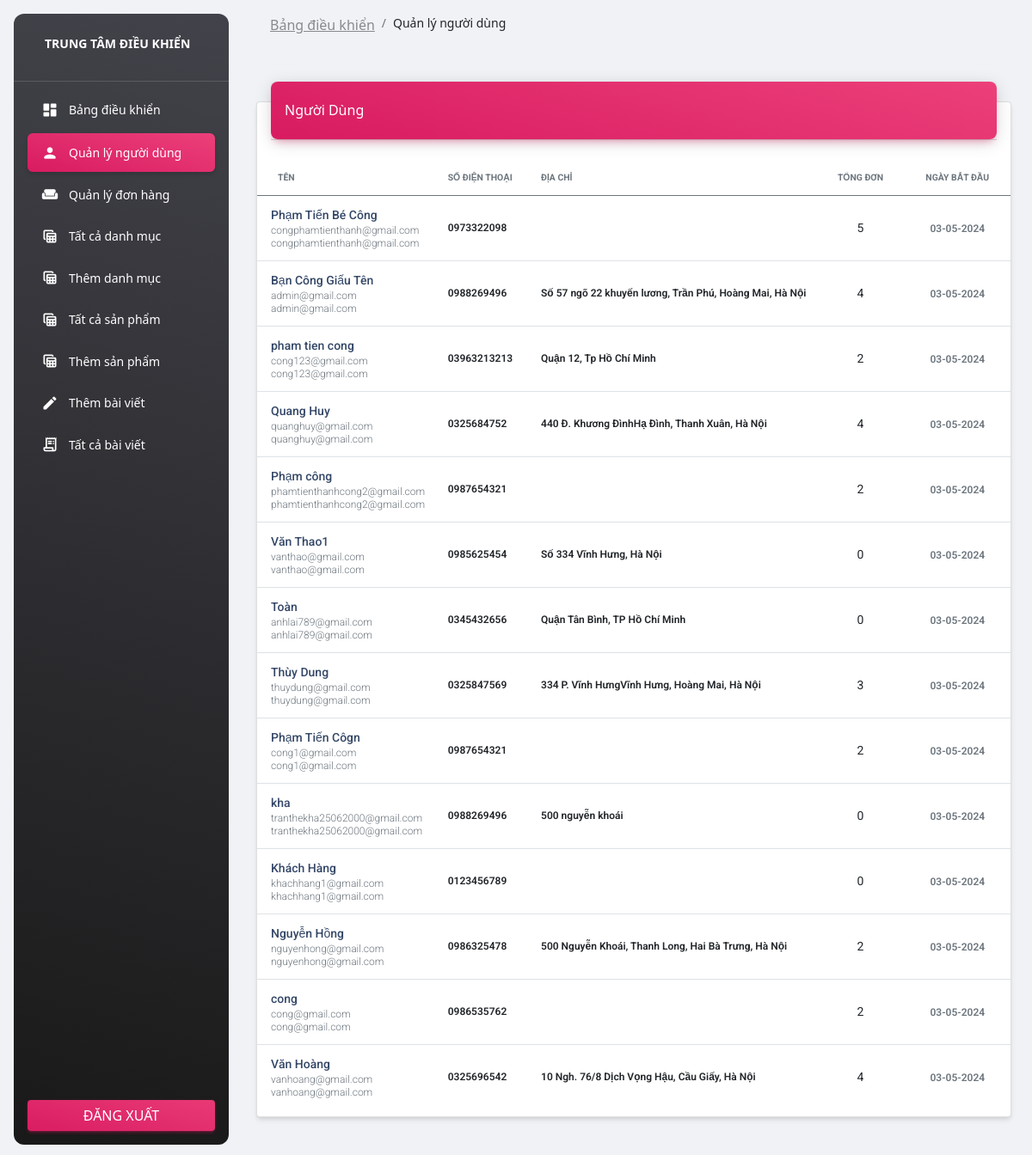
The app's page /admin/user.php (signed in) with its own data.
### tables this page shows
CREATE TABLE `users` (
  `id` int(11) NOT NULL,
  `name` varchar(191) NOT NULL,
  `email` varchar(191) NOT NULL,
  `phone` varchar(15) NOT NULL,
  `address` varchar(191) DEFAULT NULL,
  `password` varchar(191) NOT NULL,
  `role_as` tinyint(4) NOT NULL DEFAULT '0',
  `creat_at` timestamp NOT NULL DEFAULT CURRENT_TIMESTAMP
);

### functions/myfunctions.php (called while the page is built, shortened)
<?php
include("../config/dbcon.php");
function getAllUsers(){
    global $conn;
    $query= "SELECT `users`.*, COUNT(`order_detail`.`id`) AS `total_buy` FROM `users`
            LEFT JOIN `order_detail` ON `users`.`id` = `order_detail`.`user_id`
            GROUP BY `users`.`id`
            ORDER BY `users`.`creat_at` DESC";
    return $query_run= mysqli_query($conn, $query);
}
?>

### admin/user.php (the view, shortened to what this page needs)
<?php
include("../admin/includes/header.php");
$users = getAllUsers();
?>
<body>
    <div class="container-fluid">
        <div class="row">
            <div class="col-12">
                <div class="card my-4">
                    <div class="card-header p-0 position-relative mt-n4 mx-3 z-index-2">
                        <div class="bg-gradient-primary shadow-primary border-radius-lg pt-4 pb-3">
                            <h6 class="text-white text-capitalize ps-3">Người dùng</h6>
                        </div>
                    </div>
                    <div class="card-body px-0 pb-2">
                        <div class="table-responsive p-0">
                            <table class="table align-items-center mb-0">
                                <thead>
                                    <tr>
                                        <th class="text-uppercase text-secondary text-xxs font-weight-bolder opacity-10">Tên</th>
                                        <th class="text-uppercase text-secondary text-xxs font-weight-bolder opacity-10 ps-2">Số điện thoại</th>
                                        <th class="text-uppercase text-secondary text-xxs font-weight-bolder opacity-10 ps-2">Địa chỉ</th>
                                        <th class="text-center text-uppercase text-secondary text-xxs font-weight-bolder opacity-10">Tổng đơn</th>
                                        <th class="text-center text-uppercase text-secondary text-xxs font-weight-bolder opacity-10">Ngày bắt đầu</th>
                                    </tr>
                                </thead>
                                <tbody>
                                    <?php foreach($users as $user) { ?>
                                        <tr>
                                            <td>
                                                <div class="d-flex px-2 py-1">
                                                    <div class="d-flex flex-column justify-content-center">
                                                        <h6 class="mb-0 text-sm"><?= $user['name'] ?></h6>
                                                        <p class="text-xs text-secondary mb-0"><?= $user['email'] ?></p>
                                                        <p class="text-xs text-secondary mb-0"><?= $user['email'] ?></p>
                                                    </div>
                                                </div>
                                            </td>
                                            <td>
                                                <p class="text-xs font-weight-bold mb-0">
                                                <?= $user['phone']?>
                                                </p>
                                            </td>
                                            <td>
                                                <p class="text-xs font-weight-bold mb-0">
                                                    <?= $user['address']?>
                                                </p>
                                            </td>
                                            <td class="align-middle text-center text-sm">
                                                <?= $user['total_buy']?>
                                            </td>
                                            <td class="align-middle text-center">
                                                <span class="text-secondary text-xs font-weight-bold">
                                                    <?= date('d-m-Y', strtotime($user['creat_at'])); ?>
                                                </span>
                                            </td>
                                        </tr>
                                    <?php } ?>
                                </tbody>
                            </table>
                        </div>
                    </div>
                </div>
            </div>
        </div>
    </div>
</body>

### records on screen
users: name "Phạm Tiến Bé Công", email "congphamtienthanh@gmail.com", phone "0973322098", total_buy "5", creat_at "03-05-2024"
users: name "Bạn Công Giấu Tên", email "admin@gmail.com", phone "0988269496", address "Số 57 ngõ 22 khuyến lương, Trần Phú, Hoàng Mai, Hà Nội", total_buy "4", creat_at "03-05-2024"
users: name "pham tien cong", email "cong123@gmail.com", phone "03963213213", address "Quận 12, Tp Hồ Chí Minh", total_buy "2", creat_at "03-05-2024"
users: name "Quang Huy", email "quanghuy@gmail.com", phone "0325684752", address "440 Đ. Khương ĐìnhHạ Đình, Thanh Xuân, Hà Nội", total_buy "4", creat_at "03-05-2024"
users: name "Phạm công", email "phamtienthanhcong2@gmail.com", phone "0987654321", total_buy "2", creat_at "03-05-2024"
users: name "Văn Thao1", email "vanthao@gmail.com", phone "0985625454", address "Số 334 Vĩnh Hưng, Hà Nội", total_buy "0", creat_at "03-05-2024"
users: name "Toàn", email "anhlai789@gmail.com", phone "0345432656", address "Quận Tân Bình, TP Hồ Chí Minh", total_buy "0", creat_at "03-05-2024"
users: name "Thùy Dung", email "thuydung@gmail.com", phone "0325847569", address "334 P. Vĩnh HưngVĩnh Hưng, Hoàng Mai, Hà Nội", total_buy "3", creat_at "03-05-2024"
users: name "Phạm Tiến Côgn", email "cong1@gmail.com", phone "0987654321", total_buy "2", creat_at "03-05-2024"
users: name "kha", email "tranthekha25062000@gmail.com", phone "0988269496", address "500 nguyễn khoái", total_buy "0", creat_at "03-05-2024"
users: name "Khách Hàng", email "khachhang1@gmail.com", phone "0123456789", total_buy "0", creat_at "03-05-2024"
users: name "Nguyễn Hồng", email "nguyenhong@gmail.com", phone "0986325478", address "500 Nguyễn Khoái, Thanh Long, Hai Bà Trưng, Hà Nội", total_buy "2", creat_at "03-05-2024"
users: name "cong", email "cong@gmail.com", phone "0986535762", total_buy "2", creat_at "03-05-2024"
users: name "Văn Hoàng", email "vanhoang@gmail.com", phone "0325696542", address "10 Ngh. 76/8 Dịch Vọng Hậu, Cầu Giấy, Hà Nội", total_buy "4", creat_at "03-05-2024"
